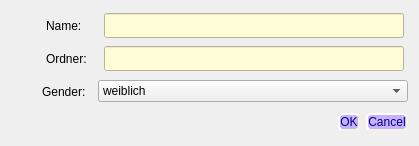
<?xml version="1.0" encoding="UTF-8"?>
<ui version="4.0">
 <class>dialog_performer_add</class>
 <widget class="QDialog" name="dialog_performer_add">
  <property name="windowModality">
   <enum>Qt::ApplicationModal</enum>
  </property>
  <property name="geometry">
   <rect>
    <x>0</x>
    <y>0</y>
    <width>419</width>
    <height>146</height>
   </rect>
  </property>
  <property name="windowTitle">
   <string/>
  </property>
  <property name="modal">
   <bool>true</bool>
  </property>
  <layout class="QGridLayout" name="gridLayout">
   <item row="0" column="0">
    <layout class="QHBoxLayout" name="horizontalLayout_2">
     <item>
      <widget class="QLabel" name="lblpic_name">
       <property name="minimumSize">
        <size>
         <width>25</width>
         <height>25</height>
        </size>
       </property>
       <property name="maximumSize">
        <size>
         <width>25</width>
         <height>25</height>
        </size>
       </property>
       <property name="autoFillBackground">
        <bool>true</bool>
       </property>
       <property name="styleSheet">
        <string notr="true"/>
       </property>
       <property name="text">
        <string/>
       </property>
       <property name="pixmap">
        <pixmap resource="../resource_collection_files/labels.qrc">:/labels/_labels/nutzer.png</pixmap>
       </property>
       <property name="scaledContents">
        <bool>false</bool>
       </property>
       <property name="alignment">
        <set>Qt::AlignCenter</set>
       </property>
      </widget>
     </item>
     <item>
      <widget class="QLabel" name="lblname">
       <property name="minimumSize">
        <size>
         <width>50</width>
         <height>25</height>
        </size>
       </property>
       <property name="maximumSize">
        <size>
         <width>50</width>
         <height>25</height>
        </size>
       </property>
       <property name="text">
        <string>Name:</string>
       </property>
      </widget>
     </item>
     <item>
      <widget class="QLineEdit" name="lnEdit_name">
       <property name="minimumSize">
        <size>
         <width>300</width>
         <height>25</height>
        </size>
       </property>
       <property name="maximumSize">
        <size>
         <width>300</width>
         <height>25</height>
        </size>
       </property>
       <property name="toolTip">
        <string>&lt;html&gt;&lt;head/&gt;&lt;body&gt;&lt;p&gt;Performer Name eingeben !&lt;/p&gt;&lt;/body&gt;&lt;/html&gt;</string>
       </property>
       <property name="styleSheet">
        <string notr="true">background-color: rgb(255, 253, 213);</string>
       </property>
      </widget>
     </item>
    </layout>
   </item>
   <item row="1" column="0">
    <layout class="QHBoxLayout" name="lay_ordner">
     <item>
      <widget class="QLabel" name="lblpic_ordner">
       <property name="minimumSize">
        <size>
         <width>25</width>
         <height>25</height>
        </size>
       </property>
       <property name="maximumSize">
        <size>
         <width>25</width>
         <height>25</height>
        </size>
       </property>
       <property name="text">
        <string/>
       </property>
       <property name="pixmap">
        <pixmap resource="../resource_collection_files/labels.qrc">:/labels/_labels/ordner.png</pixmap>
       </property>
       <property name="scaledContents">
        <bool>false</bool>
       </property>
       <property name="alignment">
        <set>Qt::AlignCenter</set>
       </property>
      </widget>
     </item>
     <item>
      <widget class="QLabel" name="lblordner">
       <property name="minimumSize">
        <size>
         <width>50</width>
         <height>25</height>
        </size>
       </property>
       <property name="maximumSize">
        <size>
         <width>50</width>
         <height>25</height>
        </size>
       </property>
       <property name="text">
        <string>Ordner:</string>
       </property>
      </widget>
     </item>
     <item>
      <widget class="QLineEdit" name="lnEdit_ordner">
       <property name="minimumSize">
        <size>
         <width>300</width>
         <height>25</height>
        </size>
       </property>
       <property name="maximumSize">
        <size>
         <width>300</width>
         <height>25</height>
        </size>
       </property>
       <property name="styleSheet">
        <string notr="true">background-color: rgb(255, 253, 213);</string>
       </property>
      </widget>
     </item>
    </layout>
   </item>
   <item row="2" column="0">
    <layout class="QHBoxLayout" name="lay_gender">
     <item>
      <widget class="QLabel" name="lblpic_ordner_2">
       <property name="minimumSize">
        <size>
         <width>25</width>
         <height>25</height>
        </size>
       </property>
       <property name="maximumSize">
        <size>
         <width>25</width>
         <height>25</height>
        </size>
       </property>
       <property name="text">
        <string/>
       </property>
       <property name="pixmap">
        <pixmap resource="../resource_collection_files/labels.qrc">:/labels/_labels/geschlecht.png</pixmap>
       </property>
       <property name="scaledContents">
        <bool>false</bool>
       </property>
       <property name="alignment">
        <set>Qt::AlignCenter</set>
       </property>
      </widget>
     </item>
     <item>
      <widget class="QLabel" name="lblordner_2">
       <property name="minimumSize">
        <size>
         <width>50</width>
         <height>25</height>
        </size>
       </property>
       <property name="maximumSize">
        <size>
         <width>50</width>
         <height>25</height>
        </size>
       </property>
       <property name="text">
        <string>Gender:</string>
       </property>
      </widget>
     </item>
     <item>
      <widget class="QComboBox" name="cBox_performer_gender">
       <item>
        <property name="text">
         <string>weiblich</string>
        </property>
       </item>
       <item>
        <property name="text">
         <string>männlich</string>
        </property>
       </item>
       <item>
        <property name="text">
         <string>transsexuel</string>
        </property>
       </item>
      </widget>
     </item>
    </layout>
   </item>
   <item row="3" column="0">
    <layout class="QHBoxLayout" name="horizontalLayout">
     <item>
      <widget class="QLabel" name="lbl_name_db">
       <property name="minimumSize">
        <size>
         <width>300</width>
         <height>20</height>
        </size>
       </property>
       <property name="maximumSize">
        <size>
         <width>300</width>
         <height>20</height>
        </size>
       </property>
       <property name="text">
        <string/>
       </property>
      </widget>
     </item>
     <item>
      <widget class="QDialogButtonBox" name="Btn_performer_add">
       <property name="styleSheet">
        <string notr="true">QPushButton { 
	color: rgb(0, 0, 127);
	selection-background-color: rgb(255, 85, 0);
	background-color: rgb(198, 178, 255);
	border-style: outset;
	border-width: 2px;
	font: 14pt &quot;MS Shell Dlg 2&quot;;
	border-radius: 5px;
	border-color: beige;
}                   
QPushButton:enabled{
	background-color: rgb(198, 178, 255);
}                           
QPushButton:pressed{ 
	background: red;
}                            
QPushButton:disabled{                             
	background-color: gray;                
}
QPushButton:hover{
	background-color: rgb(255, 85, 255);
}   </string>
       </property>
       <property name="orientation">
        <enum>Qt::Horizontal</enum>
       </property>
       <property name="standardButtons">
        <set>QDialogButtonBox::Cancel|QDialogButtonBox::Ok</set>
       </property>
       <property name="centerButtons">
        <bool>false</bool>
       </property>
      </widget>
     </item>
    </layout>
   </item>
  </layout>
 </widget>
 <resources>
  <include location="../resource_collection_files/labels.qrc"/>
 </resources>
 <connections>
  <connection>
   <sender>Btn_performer_add</sender>
   <signal>accepted()</signal>
   <receiver>dialog_performer_add</receiver>
   <slot>accept()</slot>
   <hints>
    <hint type="sourcelabel">
     <x>248</x>
     <y>254</y>
    </hint>
    <hint type="destinationlabel">
     <x>157</x>
     <y>274</y>
    </hint>
   </hints>
  </connection>
  <connection>
   <sender>Btn_performer_add</sender>
   <signal>rejected()</signal>
   <receiver>dialog_performer_add</receiver>
   <slot>reject()</slot>
   <hints>
    <hint type="sourcelabel">
     <x>316</x>
     <y>260</y>
    </hint>
    <hint type="destinationlabel">
     <x>286</x>
     <y>274</y>
    </hint>
   </hints>
  </connection>
 </connections>
</ui>
